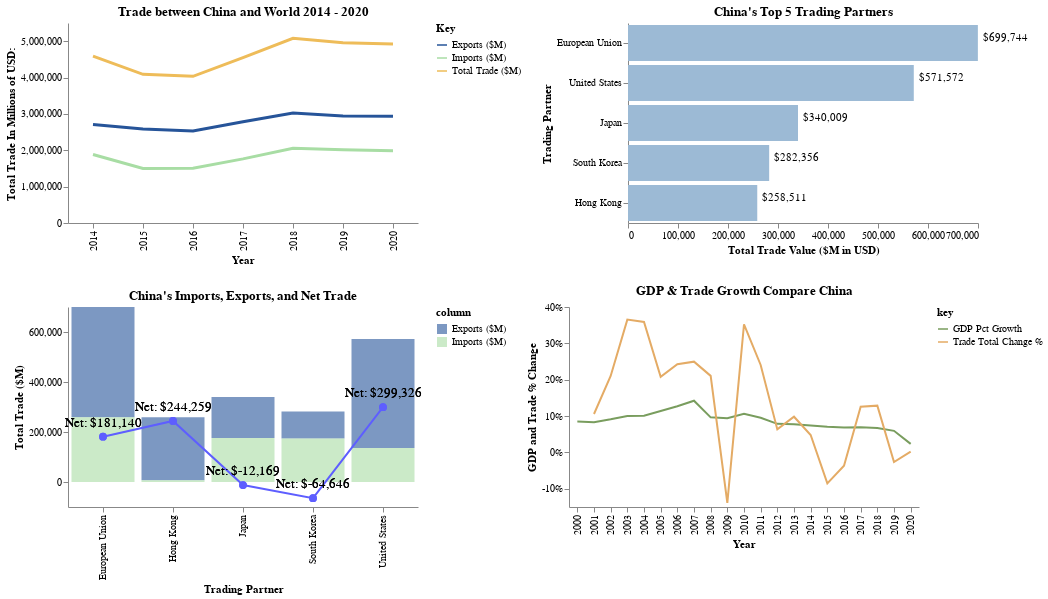

Notebook cell for this chart:
### Code cell
my_altair.get_charts_for_click_from_world_map("China",width=350,height=200)
